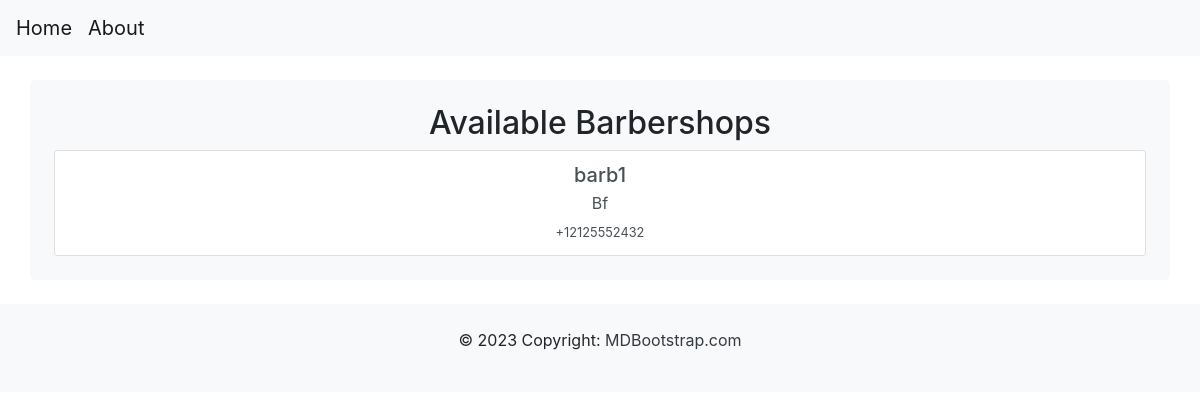
The app's page /, older data.
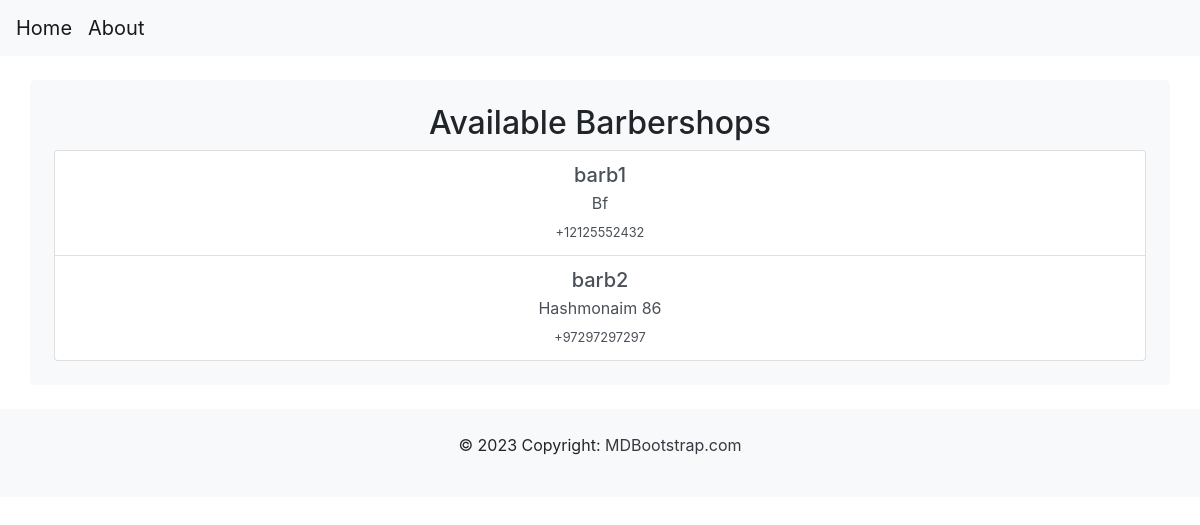
The same page, newer data.
### scheduler/models.py (models this page shows, shortened)
class BarberShop(models.Model):
    id = models.UUIDField(primary_key=True, default=uuid.uuid4, editable=False)
    name = models.CharField(max_length=100)
    address = models.CharField(max_length=255)
    phone = PhoneNumberField(null=True, blank=True)
    email = models.EmailField(null=True, blank=True)
    description = models.TextField(null=True, blank=True)
    logo = models.ImageField(upload_to='barber_shops/', null=True, blank=True)
    cover_image = models.ImageField(upload_to='barber_shops/')

### scheduler/views.py (the view)
# urls.py: path('', ScheduleView.as_view(), name='schedule'),
class ScheduleView(TemplateView):
    template_name = "scheduler/schedule.html"
    def get_context_data(self, **kwargs):
        context = super().get_context_data(**kwargs)
        context['barbershops'] = BarberShop.objects.all()
        return context

### scheduler/templates/scheduler/schedule.html
{% extends 'scheduler/base.html' %}
{% block content %}
<h2>Available Barbershops</h2>
{% if barbershops %}
<div class="list-group">
    {% for barbershop in barbershops %}
    <a href="{% url 'barbershop_detail' barbershop.name %}" class="list-group-item list-group-item-action">
        <h5 class="mb-1">{{ barbershop.name }}</h5>
        <p class="mb-1">{{ barbershop.address }}</p>
        <small>{{ barbershop.phone }}</small>
    </a>
    {% endfor %}
</div>
{% else %}
<p class="text-center">No available barbershops.</p>
{% endif %}
{% endblock %}

### scheduler/templates/scheduler/base.html (shortened to what this page needs)
<!DOCTYPE html>
<html lang="en">
<head>
    <link rel="stylesheet" href="https://stackpath.bootstrapcdn.com/bootstrap/4.5.2/css/bootstrap.min.css">
    <link href='https://cdn.jsdelivr.net/npm/fullcalendar@6.1.8/index.global.min.css' rel='stylesheet' />
    {% load static %}
</head>
<body>
    <nav class="navbar navbar-expand-lg navbar-light bg-light">
        <a class="navbar-brand" href="{% url 'schedule' %}">Home</a>
        <a class="navbar-brand" href="{% url 'about' %}">About</a>
    </nav>
    <div class="container mt-4 text-center bg-light bg-gradient rounded-lg p-4">
        {% block content %}{% endblock %}
    </div>
    <footer class="bg-light text-center text-lg-start mt-4">
        <div class="container p-4">
            <p>© 2023 Copyright:
                <a class="text-dark" href="https://mdbootstrap.com/">MDBootstrap.com</a>
            </p>
        </div>
    </footer>
</body>
</html>

Row changes from the older to the newer data that the page shows:
added BarberShop: name "barb2", address "Hashmonaim 86", phone "+97297297297"
